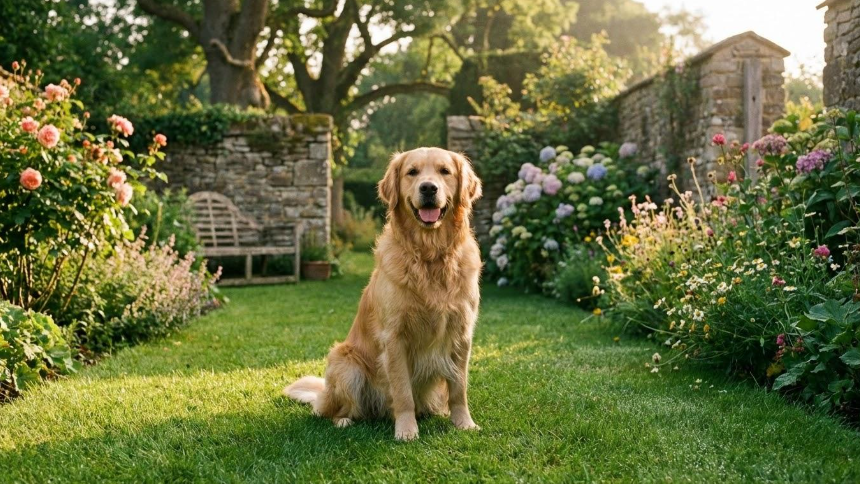
#> input picture assets/6.png, 860 x 484 px
$ python -i lesson7.py   (imports and definitions only)
#> lines starting #> are read from the running program, lines starting #| are printed output that depends on the picture
### config/open_cv/configureCV.py

import os
import cv2 as openCV

cameraIndex = 0
assetsDirectory = os.path.join(
    os.path.dirname(os.path.dirname(os.path.dirname(os.path.abspath(__file__)))),
    "assets",
)


def configureCV():
    cv_version = os.getenv("CV_VERSION")

    if cv_version:
        if openCV.__version__ != cv_version:
            raise RuntimeError(
                f"Expected OpenCV {cv_version}, "
                f"but installed {openCV.__version__}"
            )

    return openCV

### controllers/openCV/lesson7.py
from pathlib import Path

from fastapi import HTTPException
from fastapi.responses import FileResponse
from config.open_cv.configureCV import assetsDirectory, configureCV

openCV = configureCV()
assetsPath = Path(assetsDirectory)


def labelImage(image, text):
    labeledImage = image.copy()
    openCV.putText(
        labeledImage,
        text,
        (20, 40),
        openCV.FONT_HERSHEY_SIMPLEX,
        1,
        (255, 255, 255),
        2,
    )
    return labeledImage


def applyGaussianBlurToAnImage():
    imagePath = assetsPath / "6.png"

    try:
        if not imagePath.is_file():
            raise HTTPException(
                status_code=404,
                detail="Image not found"
            )

        image = openCV.imread(str(imagePath))
#> image is the input picture: shape (484, 860, 3); mean B, G, R 61.5, 110.5, 103.7

        if image is None:
            raise HTTPException(
                status_code=500,
                detail="Unable to read image"
            )

        images = {
            "6-gaussian-blurred.png": openCV.GaussianBlur(image, (7, 7), 0),
            "6-regular-blurred.png": openCV.blur(image, (7, 7)),
            "6-median-blurred.png": openCV.medianBlur(image, 7),
            "6-bilateral-blurred.png": openCV.bilateralFilter(image, 9, 75, 75),
            "6-white-scale.png": openCV.addWeighted(image, 1.0, image, 0, 50),
            "6-black-scale.png": openCV.addWeighted(image, 1.0, image, 0, -50),
        }

        labeledImages = []

        for fileName, processedImage in images.items():
            filePath = assetsPath / fileName

            if not openCV.imwrite(str(filePath), processedImage):
                raise HTTPException(
                    status_code=500,
                    detail=f"Unable to save {fileName}"
                )

            label = fileName.removeprefix("6-").removesuffix(".png")
            labeledImages.append(labelImage(processedImage, label))
#> this loop made 6 passes
#> (fileName, label) on passes 1 to 6: ('6-gaussian-blurred.png', 'gaussian-blurred'), ('6-regular-blurred.png', 'regular-blurred'), ('6-median-blurred.png', 'median-blurred'), ('6-bilateral-blurred.png', 'bilateral-blurred'), ('6-white-scale.png', 'white-scale'), ('6-black-scale.png', 'black-scale')
#> pass 1, in applyGaussianBlurToAnImage, `if not openCV.imwrite(str(filePath), processedImage):`:
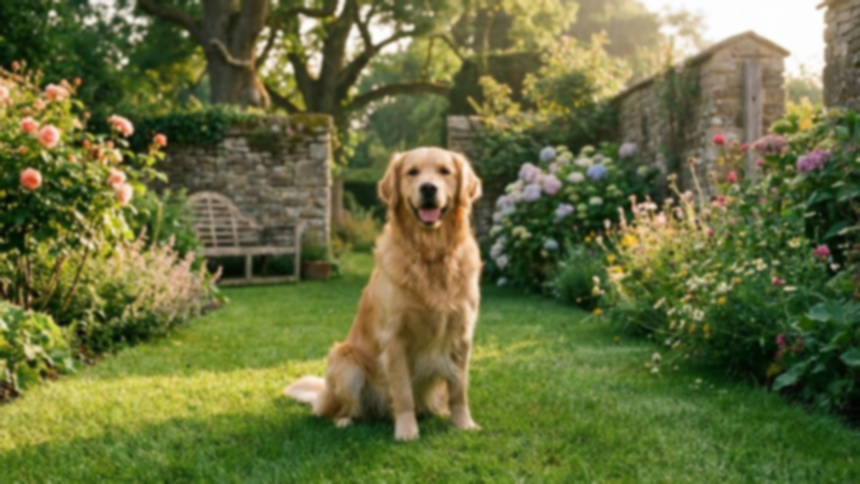
#> saved as 6-gaussian-blurred.png: shape (484, 860, 3); mean B, G, R 61.5, 110.5, 103.7
#> pass 3, in labelImage (call 3), `labeledImage = image.copy()`:
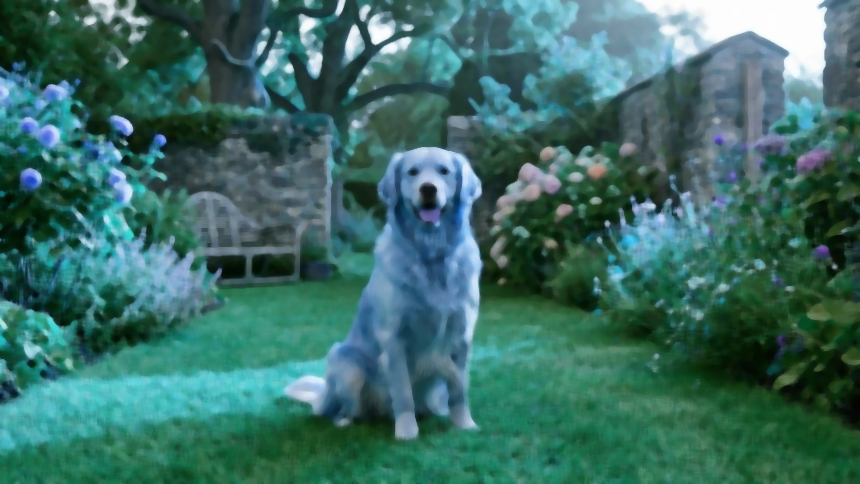
#> labeledImage: shape (484, 860, 3); mean of channels 0, 1, 2 59.5, 109, 101.9; drawn as R, G, B
#> after the loop, labeledImages = 6 items

        topRow = openCV.hconcat(labeledImages[:3])
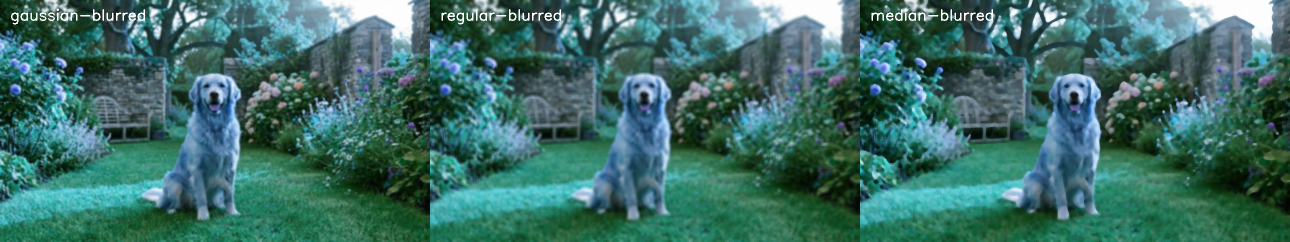
#> topRow: shape (484, 2580, 3) (shown at 1/2 size); mean of channels 0, 1, 2 61.7, 110.8, 103.9; drawn as R, G, B
        bottomRow = openCV.hconcat(labeledImages[3:])
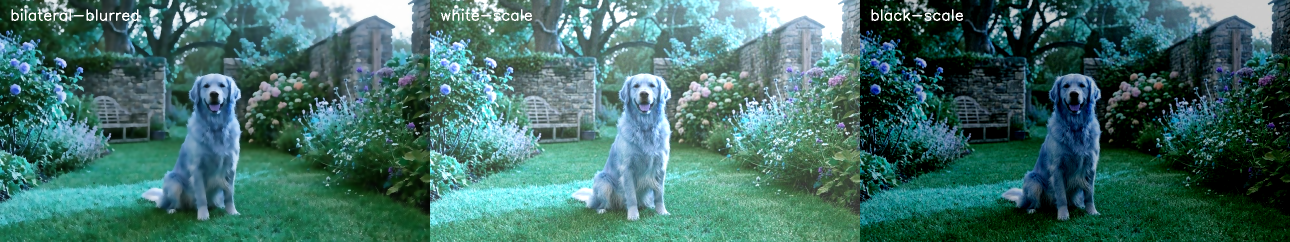
#> bottomRow: shape (484, 2580, 3) (shown at 1/2 size); mean of channels 0, 1, 2 65.9, 111.1, 105; drawn as R, G, B
        comparisonImage = openCV.vconcat([topRow, bottomRow])
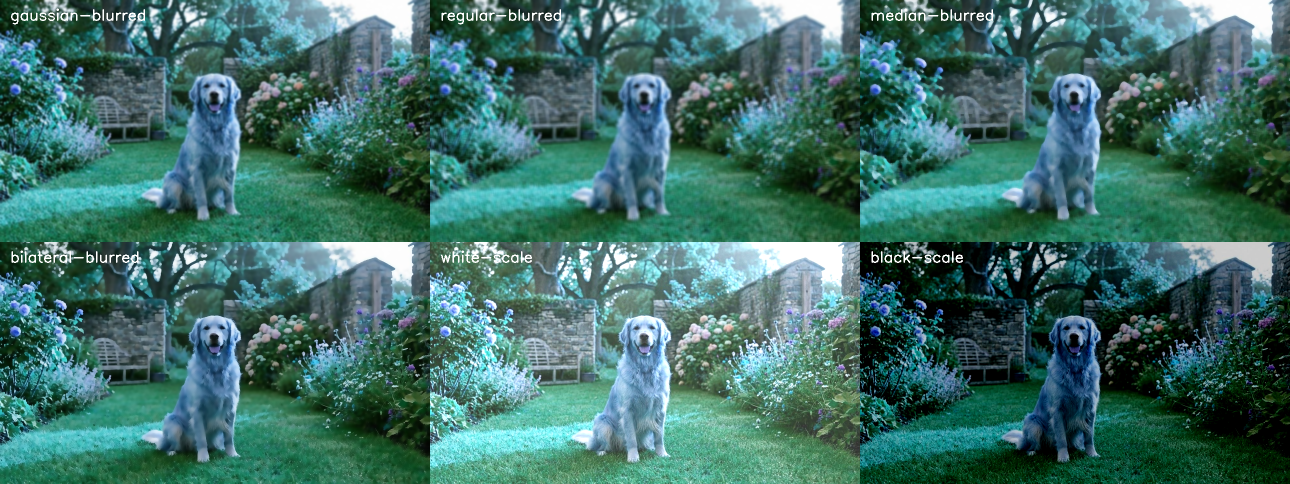
#> comparisonImage: shape (968, 2580, 3) (shown at 1/2 size); mean of channels 0, 1, 2 63.8, 110.9, 104.4; drawn as R, G, B
        comparisonPath = assetsPath / "6-blurs.png"

        if not openCV.imwrite(str(comparisonPath), comparisonImage):
            raise HTTPException(
                status_code=500,
                detail="Unable to save 6-blurs.png"
            )

#> (the run stopped early here; a loop or call above may not have finished)

$ run again, with assets/2.png copied over assets/6.png
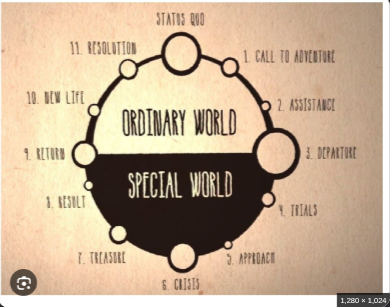
#> input picture assets/2.png, 390 x 307 px
#> in applyGaussianBlurToAnImage, image is the input picture: shape (307, 390, 3); mean B, G, R 148.1, 174.5, 198
#> the loop in applyGaussianBlurToAnImage, `for fileName, processedImage in images.items():` made 6 passes
#> (fileName, label) on passes 1 to 6: ('6-gaussian-blurred.png', 'gaussian-blurred'), ('6-regular-blurred.png', 'regular-blurred'), ('6-median-blurred.png', 'median-blurred'), ('6-bilateral-blurred.png', 'bilateral-blurred'), ('6-white-scale.png', 'white-scale'), ('6-black-scale.png', 'black-scale')
#> pass 1, in applyGaussianBlurToAnImage, `if not openCV.imwrite(str(filePath), processedImage):`:
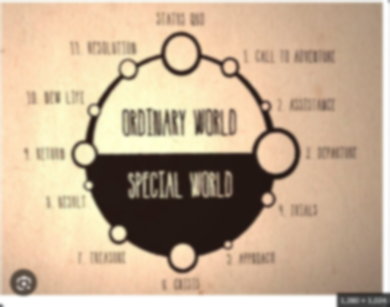
#> saved as 6-gaussian-blurred.png: shape (307, 390, 3); mean B, G, R 148.1, 174.5, 198
#> after the loop in applyGaussianBlurToAnImage, `for fileName, processedImage in images.items():`: labeledImages = 6 items
#> in applyGaussianBlurToAnImage, `comparisonImage = openCV.vconcat([topRow, bottomRow])`:
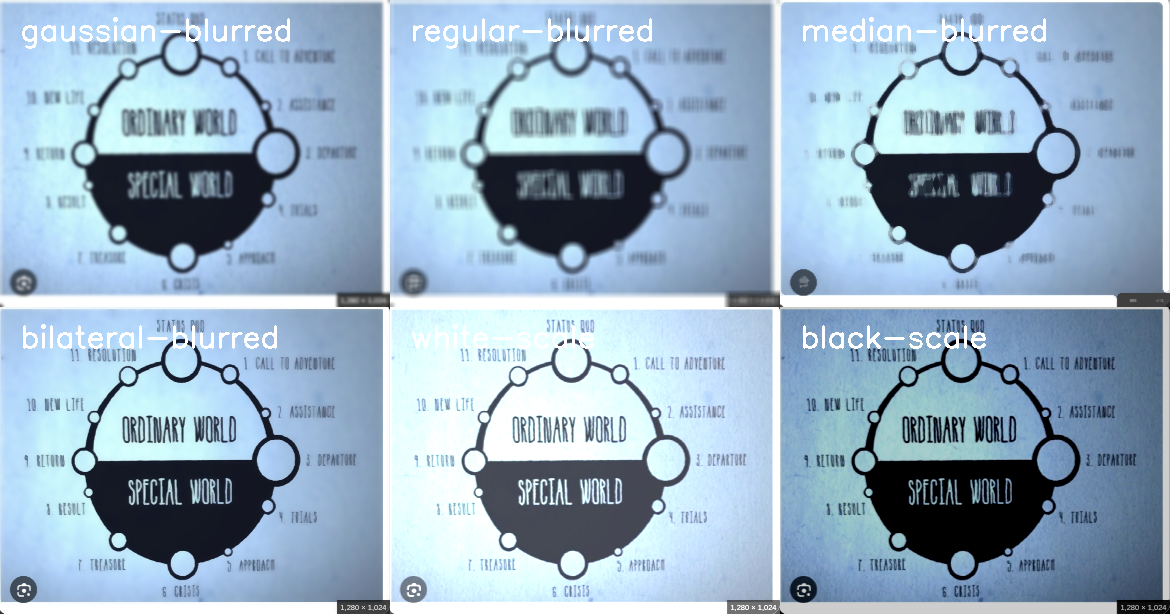
#> comparisonImage: shape (614, 1170, 3); mean of channels 0, 1, 2 149.6, 174.3, 195; drawn as R, G, B

$ run again, with assets/3.png copied over assets/6.png
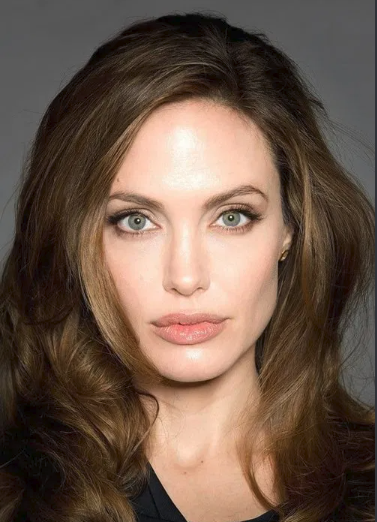
#> input picture assets/3.png, 377 x 522 px
#> in applyGaussianBlurToAnImage, image is the input picture: shape (522, 377, 3); mean B, G, R 73.9, 88, 109.4
#> the loop in applyGaussianBlurToAnImage, `for fileName, processedImage in images.items():` made 6 passes
#> (fileName, label) on passes 1 to 6: ('6-gaussian-blurred.png', 'gaussian-blurred'), ('6-regular-blurred.png', 'regular-blurred'), ('6-median-blurred.png', 'median-blurred'), ('6-bilateral-blurred.png', 'bilateral-blurred'), ('6-white-scale.png', 'white-scale'), ('6-black-scale.png', 'black-scale')
#> after the loop in applyGaussianBlurToAnImage, `for fileName, processedImage in images.items():`: labeledImages = 6 items
#> in applyGaussianBlurToAnImage, `bottomRow = openCV.hconcat(labeledImages[3:])`:
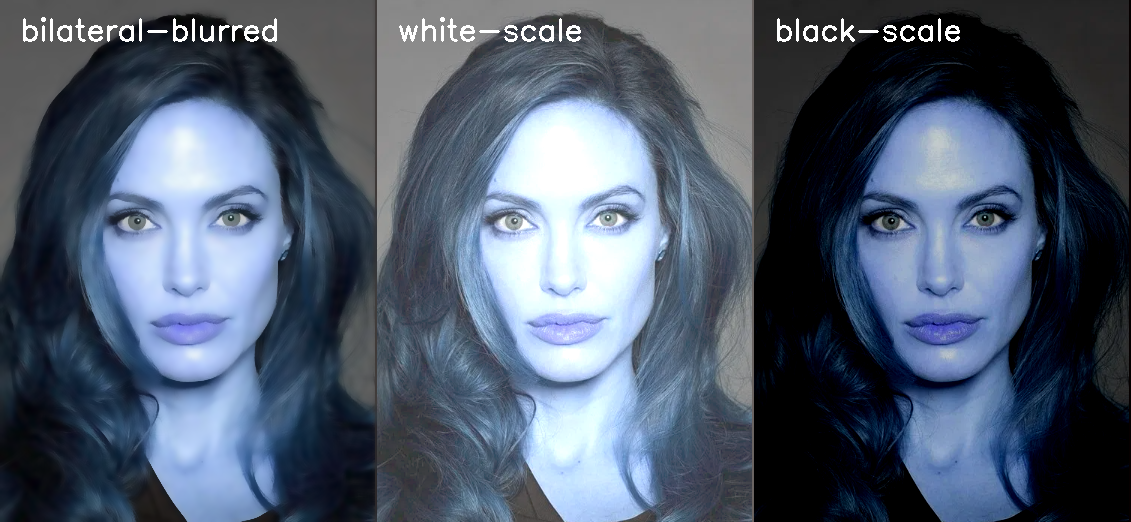
#> bottomRow: shape (522, 1131, 3); mean of channels 0, 1, 2 79.6, 91.8, 110; drawn as R, G, B
#> in applyGaussianBlurToAnImage, `comparisonImage = openCV.vconcat([topRow, bottomRow])`:
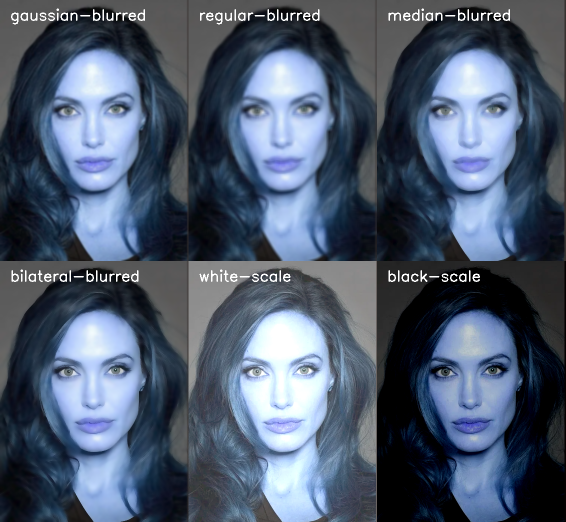
#> comparisonImage: shape (1044, 1131, 3) (shown at 1/2 size); mean of channels 0, 1, 2 77.6, 90.8, 110.5; drawn as R, G, B

$ run again, with assets/4.png copied over assets/6.png
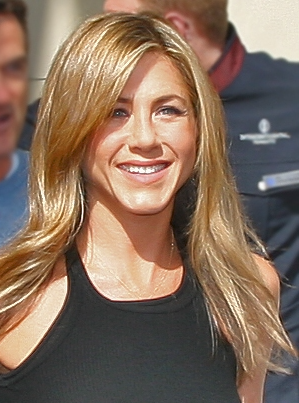
#> input picture assets/4.png, 299 x 403 px
#> in applyGaussianBlurToAnImage, image is the input picture: shape (403, 299, 3); mean B, G, R 93.4, 110.7, 134
#> the loop in applyGaussianBlurToAnImage, `for fileName, processedImage in images.items():` made 6 passes
#> (fileName, label) on passes 1 to 6: ('6-gaussian-blurred.png', 'gaussian-blurred'), ('6-regular-blurred.png', 'regular-blurred'), ('6-median-blurred.png', 'median-blurred'), ('6-bilateral-blurred.png', 'bilateral-blurred'), ('6-white-scale.png', 'white-scale'), ('6-black-scale.png', 'black-scale')
#> after the loop in applyGaussianBlurToAnImage, `for fileName, processedImage in images.items():`: labeledImages = 6 items
#> in applyGaussianBlurToAnImage, `bottomRow = openCV.hconcat(labeledImages[3:])`:
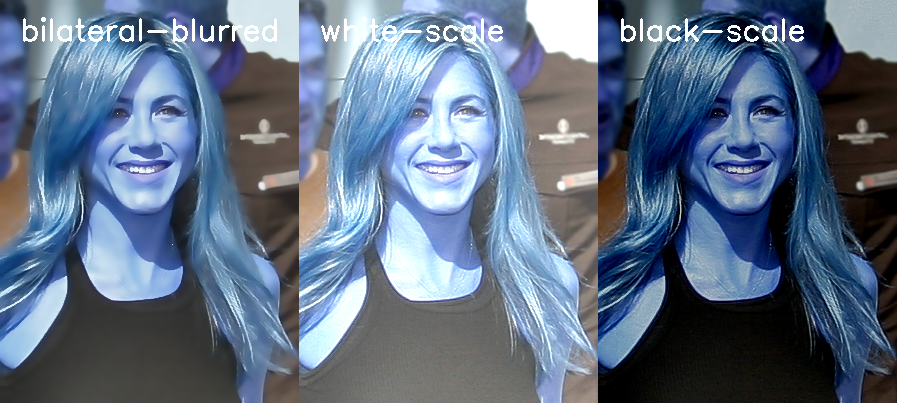
#> bottomRow: shape (403, 897, 3); mean of channels 0, 1, 2 95.7, 111.8, 133.6; drawn as R, G, B
#> in applyGaussianBlurToAnImage, `comparisonImage = openCV.vconcat([topRow, bottomRow])`:
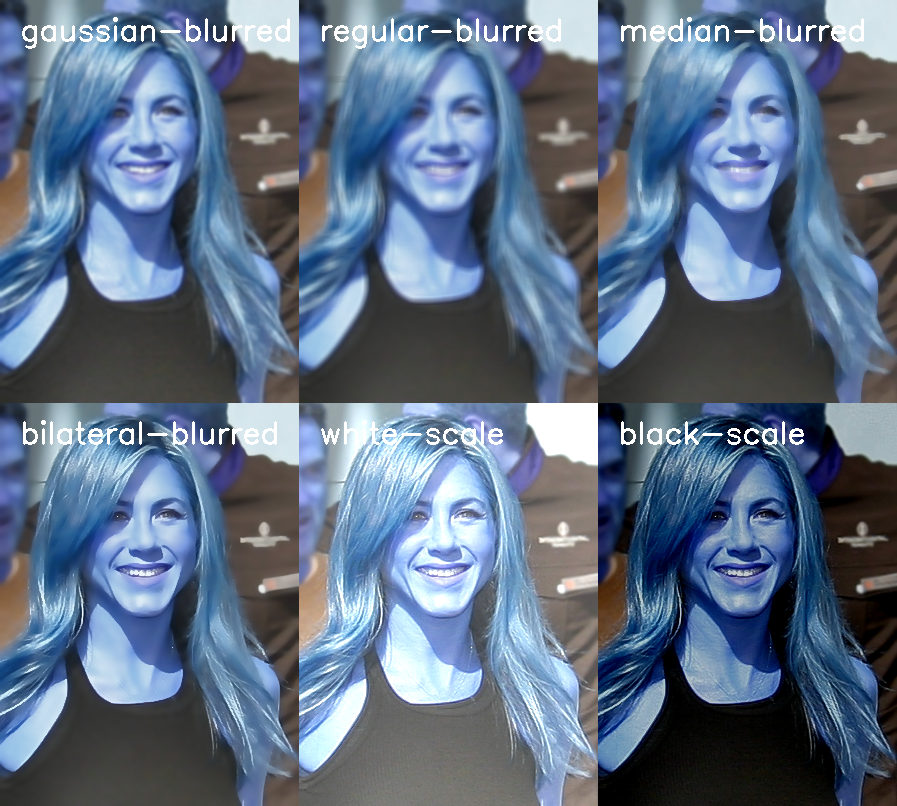
#> comparisonImage: shape (806, 897, 3); mean of channels 0, 1, 2 95.4, 111.9, 134.3; drawn as R, G, B
